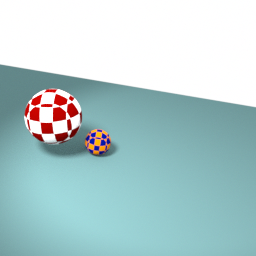
#> input picture Project 1/toyProblem_F22/frame_01.png, 256 x 256 px; its folder holds only this picture in this run
$ jupyter execute --allow-errors filter.ipynb   (shell and % lines are left out)
#> lines starting #> are read from the running program, lines starting #| are printed output that depends on the picture
[cell 1]
import glob
import skimage
import matplotlib.pyplot as plt
import numpy as np
import scipy
import random
pngs = glob.glob('toyProblem_F22/frame_*.png')

## Problem 1 - Loading and displaying a toy problem:

[cell 2]
# make image list
ims = [skimage.color.rgb2gray(plt.imread(i)) for i in pngs]
#> ims = 1 item

# make image array
V = np.dstack(ims)
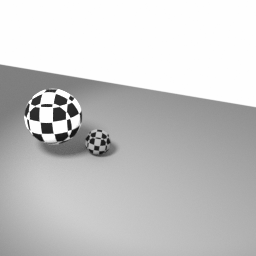
#> V: shape (256, 256, 1) float32; min 0.0622, max 1, mean 0.784
V.shape
#> Out = (256, 256, 1)

[cell 3]
# animation of images
# %matplotlib qt
# for im in ims:
#     plt.imshow(im, cmap='gray')
#     plt.pause(0.1)
# %matplotlib inline

## Problem 2.1 - Low level gradient calculation:

[cell 4]
# Compute the gradient in x, y and t direction
Vx = V[1:, :, :] - V[0:-1, :, :]
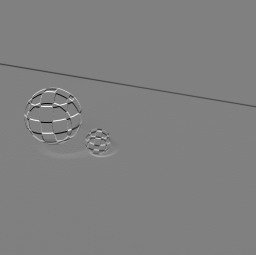
#> Vx: shape (255, 256, 1) float32; min -0.828, max 0.815, mean -0.00116; drawn with min black and max white
Vy = V[:, 1:, :] - V[:, 0:-1, :]
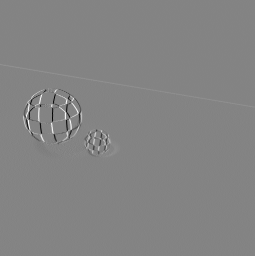
#> Vy: shape (256, 255, 1) float32; min -0.831, max 0.775, mean 0.000383; drawn with min black and max white
Vt = V[:, :, 1:] - V[:, :, 0:-1]
#> Vt = empty array
Vx.shape, Vy.shape, Vt.shape

[cell 5]
# Select some images
indexes = [0, 10, 20]

# Show gradient images
#> (the rest of this cell did not finish here and is left out)

## Problem 2.2 - Simple Gradient Filters:

### The kernel

[cell 6]
# Not sure actually...
prewitt_h_kernel = np.array([
    [-1, 0, 1],
    [-1, 0, 1],
    [-1, 0, 1]
])
prewitt_v_kernel = np.array([
    [-1, -1, -1],
    [0, 0, 0],
    [1, 1, 1]
])

prewitt_h_kernel, prewitt_v_kernel

[cell 7]
# Select some images
indexes = [0, 10, 20]

# Show gradient images
#> (the rest of this cell did not finish here and is left out)

[cell 8]
# default is axis=-1 meaning the last axis

# Select some images
indexes = [0, 10, 20]

# Show gradient images
#> (the rest of this cell did not finish here and is left out)

[cell 9]
# Not sure actually...
sobel_h_kernel = np.array([
    [-1, 0, 1],
    [-2, 0, 2],
    [-1, 0, 1]
])
sobel_v_kernel = np.array([
    [-1, -2, -1],
    [0, 0, 0],
    [1, 2, 1]
])

Both give vertical gradient.

[cell 10]
# TODO How do you flip the kernel to be in other directions? (what do you mean by flip?)
prewitt_im = scipy.ndimage.prewitt(ims[0][::-1,::-1])[::-1,::-1]
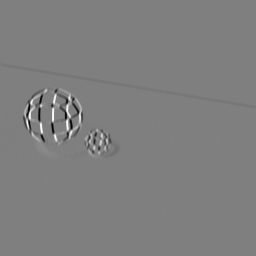
#> prewitt_im: shape (256, 256) float32; min -2.61, max 2.61, mean -0.00229; drawn with min black and max white
plt.imshow(prewitt_im, cmap='gray')
plt.show()

[cell 11]
# fliped_prewitt_kernel
fliped_prewitt_kernel = np.array([
    [-1, 0, 1],
    [-1, 0, 1],
    [-1, 0, 1]
])
flipped_prewitt_im = scipy.ndimage.convolve(ims[0], fliped_prewitt_kernel)
plt.imshow(flipped_prewitt_im, cmap='gray')
plt.show()

[cell 12]
# fliped_sobel_kernel
fliped_sobel_kernel = np.array([
    [1, 2, 1],
    [-2, 0, 2],
    [-1, 0, 1]
])

### Image filtering:

[cell 13]
Vx_prewitt = scipy.ndimage.prewitt(V, axis=0)
Vy_prewitt = scipy.ndimage.prewitt(V, axis=1)
Vt_prewitt = scipy.ndimage.prewitt(V, axis=2)
#> Vt_prewitt: shape (256, 256, 1) float32; every value is 0
#> (the rest of this cell did not finish here and is left out)

## Problem 2.3 - Gaussian Gradient Filters:

$$
G(x,y,z) = \frac{1}{(2 \pi \sigma^{2})^\frac{3}{2}}e^{- \frac{x^{2}+y^{2}+z^{2}}{2\sigma^{2}} }
$$

[cell 14]
# [8 lines of commented-out code are left out]

[cell 15]
# Gaussian filter
sigma = 1
gaussian_V = scipy.ndimage.gaussian_filter(V, sigma, order=1)
#> gaussian_V: shape (256, 256, 1) float32; every value is 0
# for i in range(gaussian_V.shape[2]):
#     plt.imshow(gaussian_V[:,:,i], cmap='gray')
#     plt.pause(0.1)
Vx_gaussian = scipy.ndimage.gaussian_filter(V, sigma, order=1, axes=0)
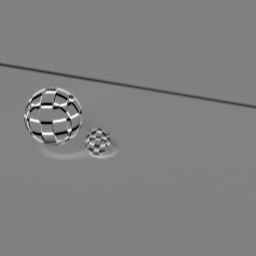
#> Vx_gaussian: shape (256, 256, 1) float32; min -0.323, max 0.313, mean -0.00116; drawn with min black and max white
Vy_gaussian = scipy.ndimage.gaussian_filter(V, sigma, order=1, axes=1)
Vt_gaussian = scipy.ndimage.gaussian_filter(V, sigma, order=1, axes=2)
Vx_gaussian.shape, Vy_gaussian.shape, Vt_gaussian.shape

[cell 16]
gaussian_V.shape
#> Out = (256, 256, 1)

[cell 17]
# # illustrate gaussian_V in different axes
# %matplotlib qt
# for t in range(64):
#     plt.imshow(Vx_gaussian[:,:,t], cmap='gray')
#     plt.pause(0.1)
# %matplotlib inline

## Problem 3.1 - Local and low level solution:

[cell 18]
x,y,t = [random.randint(0,V.shape[i]) for i in range(3)]
#> x = 197; y = 215; t = 0
# N is not the same as stated in the question
N = int(5*sigma//2)
im = ims[t]
x_lower, x_upper = np.maximum(0, x-N), np.minimum(im.shape[0], x+N+1)
#> x_lower = 195; x_upper = 200
y_lower, y_upper = np.maximum(0, y-N), np.minimum(im.shape[1], y+N+1)
#> y_lower = 213; y_upper = 218

plt.imshow(im[x_lower:x_upper, y_lower:y_upper],cmap='gray')
plt.show()
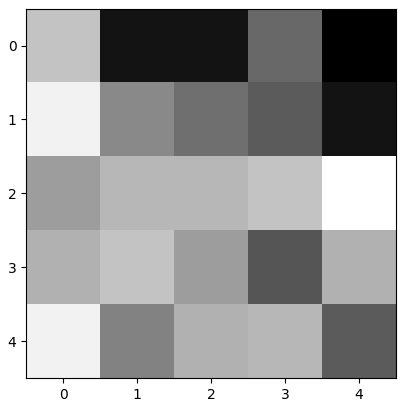
#> figure drawn by matplotlib, 1 panel

[cell 19]
Vx_col = Vx_gaussian[x_lower:x_upper, y_lower:y_upper, t].reshape(-1,1)
#> Vx_col = 25 values, max 0.00358 at index 9, min -0.00152 at index 24, mean 0.00086
Vy_col = Vy_gaussian[x_lower:x_upper, y_lower:y_upper, t].reshape(-1,1)
#> Vy_col = 25 values, max 0.000486 at index 12, min -0.00211 at index 14, mean -0.00071
A = np.hstack([Vx_col, Vy_col])
#> A = 25 pairs, first value -0.00152 to 0.00358, second value -0.00211 to 0.000486
#> (the rest of this cell did not finish here and is left out)

#> (a cell that did not finish here is left out)

[cell 21]
## choose kernel size
N = int(5*sigma//2)
step_size = 10
t = 1

#> (the rest of this cell did not finish here and is left out)

[cell 22]
## choose kernel size
N = int(5*sigma//2)
step_size = 5

#> (the rest of this cell did not finish here and is left out)

[cell 23]
## testing 123
## choose kernel size
N = int(5*sigma//2)
step_size = 1
dps = np.empty((2, V.shape[0]*V.shape[1], V.shape[2]))
for t in range(1):
    im = ims[t]
    plt.imshow(im, cmap='gray')
    i = 0
    for x in range(0,im.shape[0],step_size):
        for y in range(0,im.shape[1],step_size):
            x_lower, x_upper = np.maximum(0, x-N), np.minimum(im.shape[0], x+N+1)
            y_lower, y_upper = np.maximum(0, y-N), np.minimum(im.shape[1], y+N+1)
            # Vx_col = Vx_gaussian[x_lower:x_upper, y_lower:y_upper, t].reshape(-1,1)
            # Vy_col = Vy_gaussian[x_lower:x_upper, y_lower:y_upper, t].reshape(-1,1)
            Vx_col = Vx_gaussian[x_lower:x_upper, y_lower:y_upper, t].flatten()
            Vy_col = Vy_gaussian[x_lower:x_upper, y_lower:y_upper, t].flatten()
            # print(x,y,x_lower,x_upper,y_lower,y_upper, Vx_col.shape, Vy_col.shape)
            A = np.column_stack([Vx_col, Vy_col])
            b = -Vt_gaussian[x_lower:x_upper, y_lower:y_upper, t].reshape(-1,1)
            dp = np.linalg.lstsq(A, b, rcond=None)[0].flatten()
            dps[:, i, t] = dp
            i += 1
            # [6 lines of commented-out code are left out]

[cell 24]
X, Y = np.meshgrid(np.arange(0,im.shape[0],step_size), np.arange(0,im.shape[0],step_size))

for t in range(1):
    plt.quiver(X,Y,dps[0,:,t],dps[1,:,t],scale=1000/N)
    plt.imshow(ims[t], cmap='gray')
    plt.show()
#> this loop made 1 pass
#> pass 1, `plt.show()`:
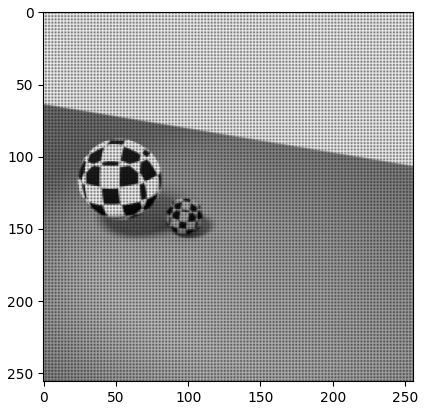
#> figure drawn by matplotlib, 1 panel
#> after the loop:
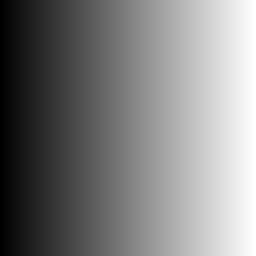
#> X: shape (256, 256) int64; min 0, max 255, mean 127.5
